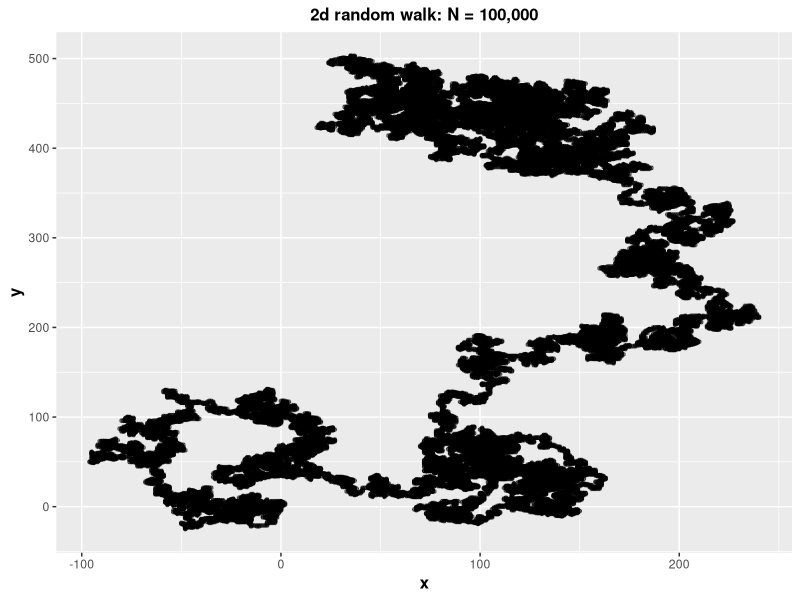

Reproduce this figure in R.
#code to simulate random walk in 2 dimensions

#created on 9/2/2018

#@ Benjamin Tayo

library(tidyverse)

#total number of steps
N<-100000

#initialize x and y vectors to zero
x<-rep(0,times=N)
y<-rep(0,times=N)

#Perform random steps: right, left, up or down
for (i in 2:N){
  val<-sample(1:4,1,replace=TRUE)
  if(val==1){
    x[i]=x[i-1]+1
    y[i]=y[i-1]
    }
  else {
    if(val==2){
    x[i]=x[i-1]-1
    y[i]=y[i-1]
    }
    else {
      if(val==3){
      x[i]=x[i-1]
      y[i]=y[i-1]+1
      }
      else {
        if(val==4){
        x[i]=x[i-1]
        y[i]=y[i-1]-1
        }
      }
    }
  }
}

#create a data frame containing (x,y) coordinates and magnitude of displacement vector
rw<-data.frame(x=x,y=y,d=sqrt(x^2+y^2))

#generate visualization
rw%>%ggplot(aes(x,y))+geom_point(alpha=0.5,size=1)+
  ggtitle("2d random walk: N = 100,000")+
  xlab('x')+ ylab('y')+
  theme(plot.title = element_text(color="black", size=12, hjust=0.5, face="bold"),
        axis.title.x = element_text(color="black", size=12, face="bold"),
        axis.title.y = element_text(color="black", size=12, face="bold"))
    



